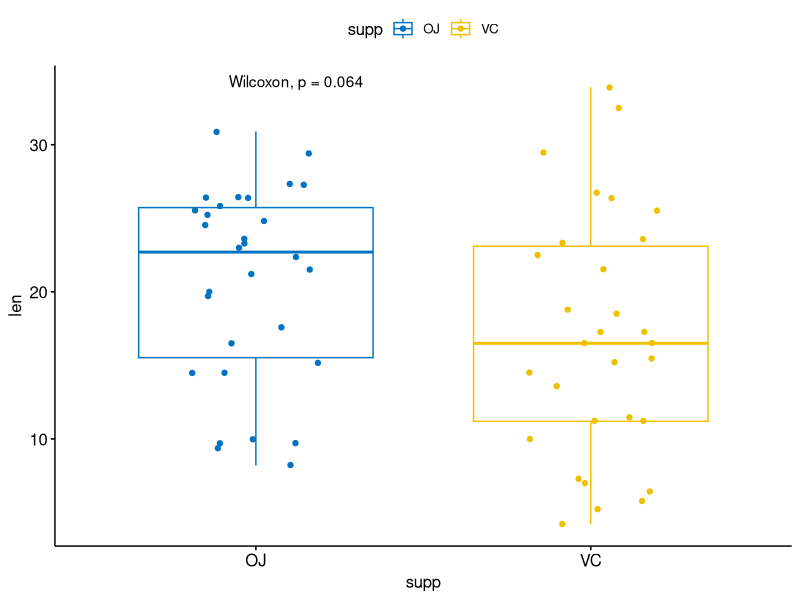
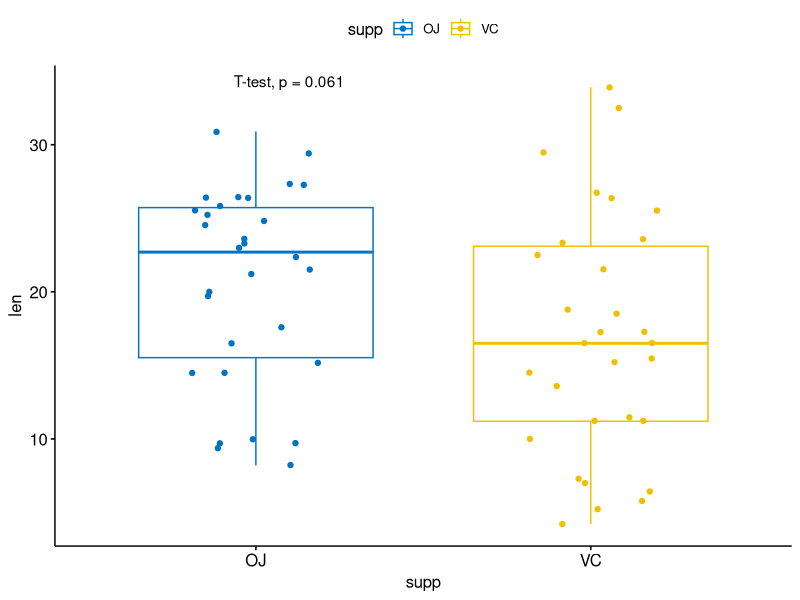
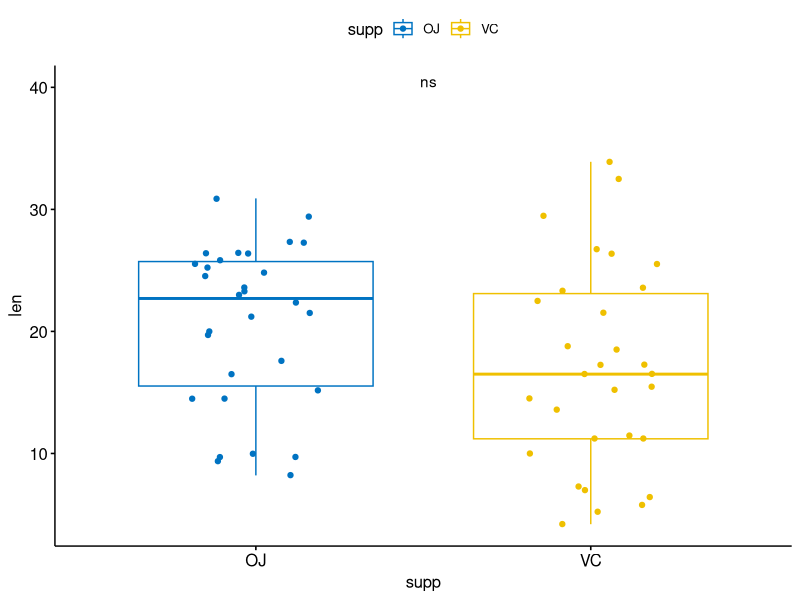
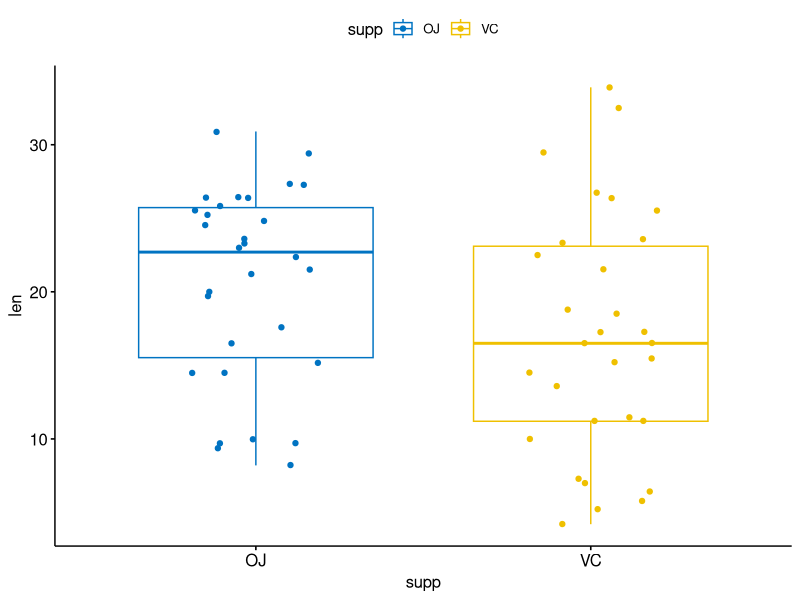
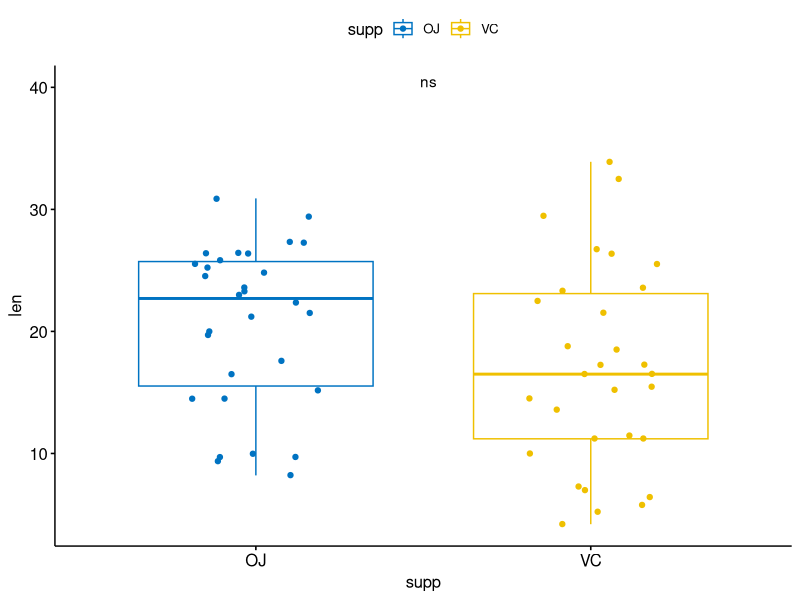
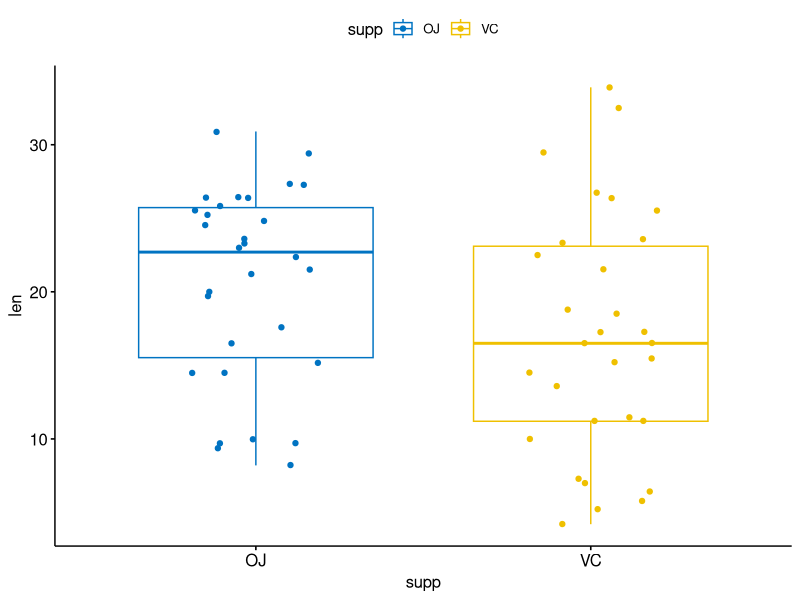
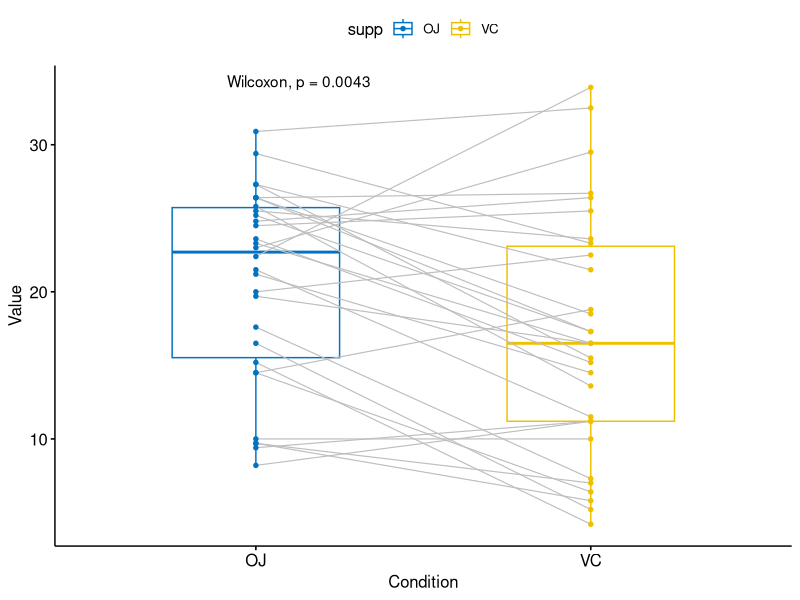
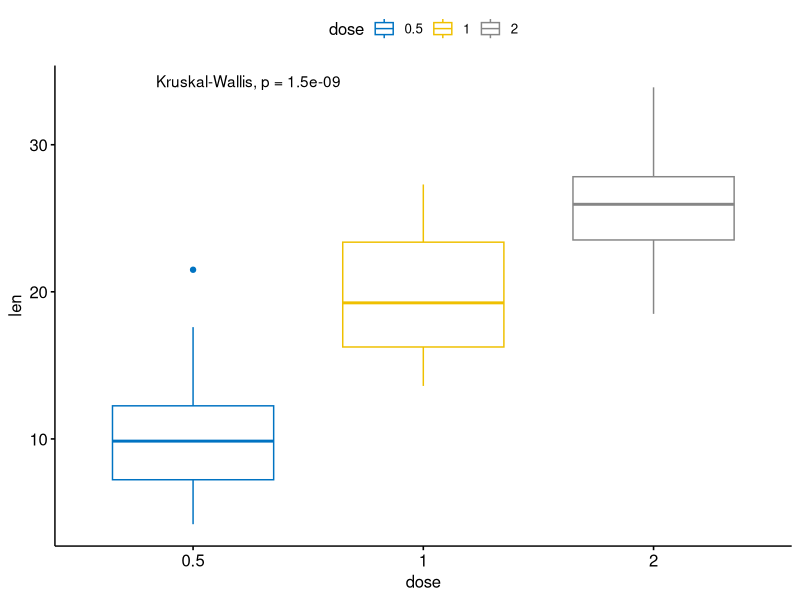

Write R code to recreate these figures, in order.
## ---- chunk 1
library(ggpubr)

p <- ggpubr::ggboxplot(ToothGrowth, x = "supp", y = "len",
          color = "supp", palette = "jco",
          add = "jitter")
#  Add p-value
p + stat_compare_means()
# Change method
p + stat_compare_means(method = "t.test")
## ---- chunk 2
p + stat_compare_means( aes(label = ..p.signif..), 
                        label.x = 1.5, label.y = 40)

p
## ---- chunk 3
p + stat_compare_means( label = "p.signif", label.x = 1.5, label.y = 40)

p
## ---- chunk 4
compare_means(len ~ supp, data = ToothGrowth, paired = TRUE)
## ---- chunk 5
ggpaired(ToothGrowth, x = "supp", y = "len",
         color = "supp", line.color = "gray", line.size = 0.4,
         palette = "jco")+
  stat_compare_means(paired = TRUE)
## ---- chunk 6
# Global test
compare_means(len ~ dose,  data = ToothGrowth, method = "anova")
## ---- chunk 7
# Default method = "kruskal.test" for multiple groups
ggboxplot(ToothGrowth, x = "dose", y = "len",
          color = "dose", palette = "jco")+
  stat_compare_means()
# Change method to anova
ggboxplot(ToothGrowth, x = "dose", y = "len",
          color = "dose", palette = "jco")+
  stat_compare_means(method = "anova")

## ---- chunk 8
# Perorm pairwise comparisons
compare_means(len ~ dose,  data = ToothGrowth)
## ---- chunk 9
# Visualize: Specify the comparisons you want
my_comparisons <- list( c("0.5", "1"), c("1", "2"), c("0.5", "2") )
ggboxplot(ToothGrowth, x = "dose", y = "len",
          color = "dose", palette = "jco")+ 
  stat_compare_means(comparisons = my_comparisons)+ # Add pairwise comparisons p-value
  stat_compare_means(label.y = 50)     # Add global p-value
## ---- chunk 10
ggboxplot(ToothGrowth, x = "dose", y = "len",
          color = "dose", palette = "jco")+ 
  stat_compare_means(comparisons = my_comparisons, label.y = c(29, 35, 40))+
  stat_compare_means(label.y = 45)
## ---- chunk 11

# Pairwise comparison against reference
compare_means(len ~ dose,  data = ToothGrowth, ref.group = "0.5",
              method = "t.test")
## ---- chunk 12
# Visualize
ggboxplot(ToothGrowth, x = "dose", y = "len",
          color = "dose", palette = "jco")+
  stat_compare_means(method = "anova", label.y = 40)+      # Add global p-value
  stat_compare_means(label = "p.signif", method = "t.test",
                     ref.group = "0.5")                    # Pairwise comparison against reference
## ---- chunk 13
# Comparison of each group against base-mean
compare_means(len ~ dose,  data = ToothGrowth, ref.group = ".all.",
              method = "t.test")
## ---- chunk 14
# Visualize
ggboxplot(ToothGrowth, x = "dose", y = "len",
          color = "dose", palette = "jco")+
  stat_compare_means(method = "anova", label.y = 40)+      # Add global p-value
  stat_compare_means(label = "p.signif", method = "t.test",
                     ref.group = ".all.")                  # Pairwise comparison against all
## ---- chunk 15
# Box plot facetted by "dose"
p <- ggboxplot(ToothGrowth, x = "supp", y = "len",
          color = "supp", palette = "jco",
          add = "jitter",
          facet.by = "dose", short.panel.labs = FALSE)
# Use only p.format as label. Remove method name.
p + stat_compare_means(label = "p.format")
## ---- chunk 16
# Or use significance symbol as label
p + stat_compare_means(label =  "p.signif", label.x = 1.5)
## ---- chunk 17
p <- ggboxplot(ToothGrowth, x = "dose", y = "len",
          color = "supp", palette = "jco",
          add = "jitter")
p + stat_compare_means(aes(group = supp))
## ---- chunk 18
# Show only p-value
p + stat_compare_means(aes(group = supp), label = "p.format")
## ---- chunk 19
# Use significance symbol as label
p + stat_compare_means(aes(group = supp), label = "p.signif")
## ---- chunk 20
compare_means(len ~ supp, data = ToothGrowth, 
              group.by = "dose", paired = TRUE)
## ---- chunk 21
# Box plot facetted by "dose"
p <- ggpaired(ToothGrowth, x = "supp", y = "len",
          color = "supp", palette = "jco", 
          line.color = "gray", line.size = 0.4,
          facet.by = "dose", short.panel.labs = FALSE)
# Use only p.format as label. Remove method name.
p + stat_compare_means(label = "p.format", paired = TRUE)
## ---- chunk 22
# Bar plot of mean +/-se
ggbarplot(ToothGrowth, x = "dose", y = "len", add = "mean_se")+
  stat_compare_means() +                                         # Global p-value
  stat_compare_means(ref.group = "0.5", label = "p.signif",
                     label.y = c(22, 29))                   # compare to ref.group
# Line plot of mean +/-se
ggline(ToothGrowth, x = "dose", y = "len", add = "mean_se")+
  stat_compare_means() +                                         # Global p-value
  stat_compare_means(ref.group = "0.5", label = "p.signif",
                     label.y = c(22, 29))
## ---- chunk 23
ggbarplot(ToothGrowth, x = "dose", y = "len", add = "mean_se",
          color = "supp", palette = "jco", 
          position = position_dodge(0.8))+
  stat_compare_means(aes(group = supp), label = "p.signif", label.y = 29)
ggline(ToothGrowth, x = "dose", y = "len", add = "mean_se",
          color = "supp", palette = "jco")+
  stat_compare_means(aes(group = supp), label = "p.signif", 
                     label.y = c(16, 25, 29))
